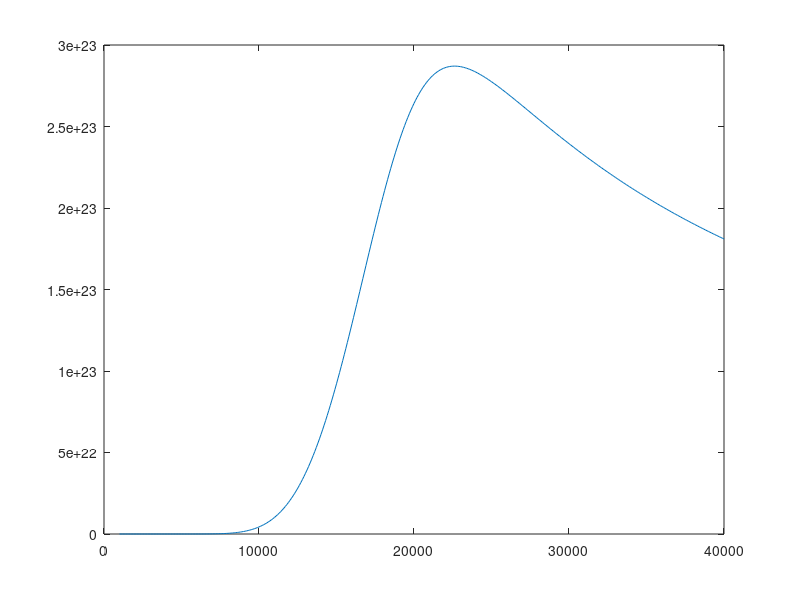

Source code (MATLAB):
%Exercise Gamma - PLASMA ABSORPTION

% constants
kb=1.38*10^(-23); hs=1.054*10^(-34); h=hs*2*pi; e=1.602*10^(-19);
me=9.109*10^(-31); c0=2.997*10^8; ce=0.5772;
eps0=8.854*10^(-12);
pa=10^5;

c1=2*pi*me*kb; c1 = c1^1.5; c1 = c1/h/h/h;
d1=e^6/6/sqrt(3)/hs/me/me/c0/eps0^3*sqrt(me/2/pi/kb)*sqrt(3)/pi;
d3=kb/hs*4*exp(-ce);
aib=0;

fprintf(1,'c1 %3.2e    diff %3.2e\n',c1,c1/(2.409*10^21));

clear T1 ni1 aib1; 

%mat data - activate the one you use
%Wi=7.9*e; Z=26; %Fe
%Wi=7.6*e; Z=28; %Ni
%Wi=6.8*e; Z=24; %Cr
%Wi=11.3*e; Z=6; %C
Wi=15.8*e; Z=18; %Ar
%Wi=24.6*e; Z=2; %He
%Wi=13.6*e; Z=8; %O
%Wi=14.5*e; Z=7; %N

lambda=10.6*10^-6; %CO2-laser
%lambda=1.070*10^-6; %Fibre-laser
wL=c0/lambda*2*pi;

i=0;
for T=1000:100:40000
    i=i+1;
    n0=pa/kb/T;
    c2=exp(-Wi/kb/T);
    c3=T^1.5;
    c4=c1*c2*c3;
    p=c4; q=-n0*c4;
    ni=-p/2+sqrt(p*p/4-q); nn=n0-ni; ionperc=ni/n0; 
    
% THE CALCULATION OF THE ABSORPTION COEFFICIENT IS MISSING - PLEASE ADD

% THE CALCULATION OF THE BEAM ABSORPTION/ATTENUATION PER LENGTH IS MISSING - PLEASE ADD

    T1(i)=T; ion(i)=ionperc; ni1(i)=ni; aib1(i)=aib;
    fprintf(1,'T %4.0f   ni %3.2e   ioniz %3.0f [prc]   aib %3.2f [1/cm]  A %3.2f [prc]\n',T,ni,ionperc*100,ion/100,(1-exp(-aib*10^-3))*100);
end

%outpt plot - activate the one you choose 
% for plotting two curves: plot(T1,ni1,T1,ni2);
hold off; %or: 'hold all' for multiple curves or 'hold off' for a single graph

plot(T1,ni1); 
%plot(T1,aib1);

hold all;
